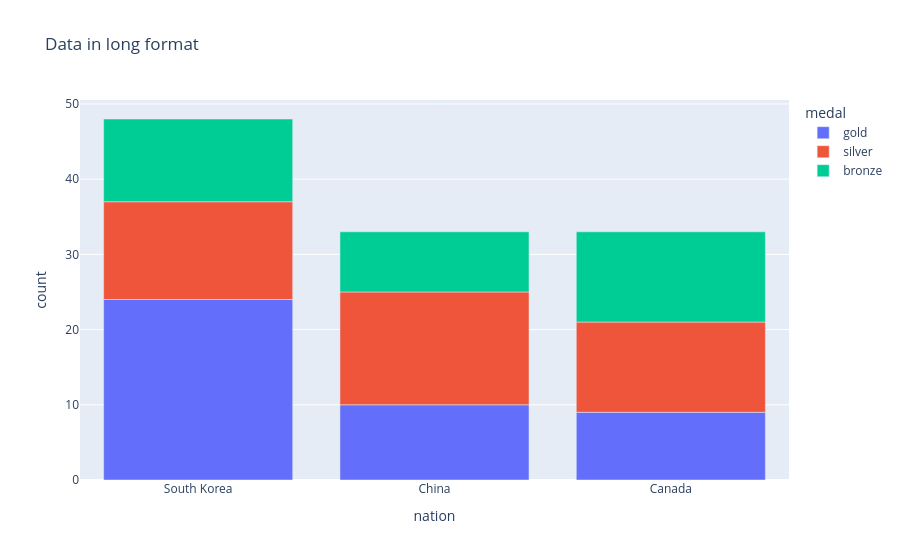

Notebook cell for this chart:
### Markdown cell above
## Bar charts with `long` data

Long data has one row per observation and one column per variable. This is suitable for storing and displaying multidimensional data, i.e. with dimensions greater than 2. This format is sometimes called "ordered".

To learn more about how to provide a specific form of column-oriented data to 2D-Cartesian Plotly Express functions such as px.bar, see the [Plotly Express Wide-Form Support in Python](https://plotly.com/python/wide-form/) documentation.

### Code cell
long_df = px.data.medals_long()

fig = px.bar(long_df, x="nation", y="count", color="medal", title="Data in long format")
fig.show()

### Figure 1 — Plotly figure (JSON) as saved in the notebook; plotly's stock layout.template omitted (floating-point values rounded to 4 significant figures)
{"data": [{"hovertemplate": "medal=gold<br>nation=%{x}<br>count=%{y}<extra></extra>", "legendgroup": "gold", "marker": {"color": "#636efa", "pattern": {"shape": ""}}, "name": "gold", "orientation": "v", "showlegend": true, "textposition": "auto", "type": "bar", "x": ["South Korea", "China", "Canada"], "xaxis": "x", "y": [24, 10, 9], "yaxis": "y"}, {"hovertemplate": "medal=silver<br>nation=%{x}<br>count=%{y}<extra></extra>", "legendgroup": "silver", "marker": {"color": "#EF553B", "pattern": {"shape": ""}}, "name": "silver", "orientation": "v", "showlegend": true, "textposition": "auto", "type": "bar", "x": ["South Korea", "China", "Canada"], "xaxis": "x", "y": [13, 15, 12], "yaxis": "y"}, {"hovertemplate": "medal=bronze<br>nation=%{x}<br>count=%{y}<extra></extra>", "legendgroup": "bronze", "marker": {"color": "#00cc96", "pattern": {"shape": ""}}, "name": "bronze", "orientation": "v", "showlegend": true, "textposition": "auto", "type": "bar", "x": ["South Korea", "China", "Canada"], "xaxis": "x", "y": [11, 8, 12], "yaxis": "y"}], "layout": {"barmode": "relative", "legend": {"title": {"text": "medal"}, "tracegroupgap": 0}, "title": {"text": "Data in long format"}, "xaxis": {"anchor": "y", "domain": [0, 1], "title": {"text": "nation"}}, "yaxis": {"anchor": "x", "domain": [0, 1], "title": {"text": "count"}}}}
